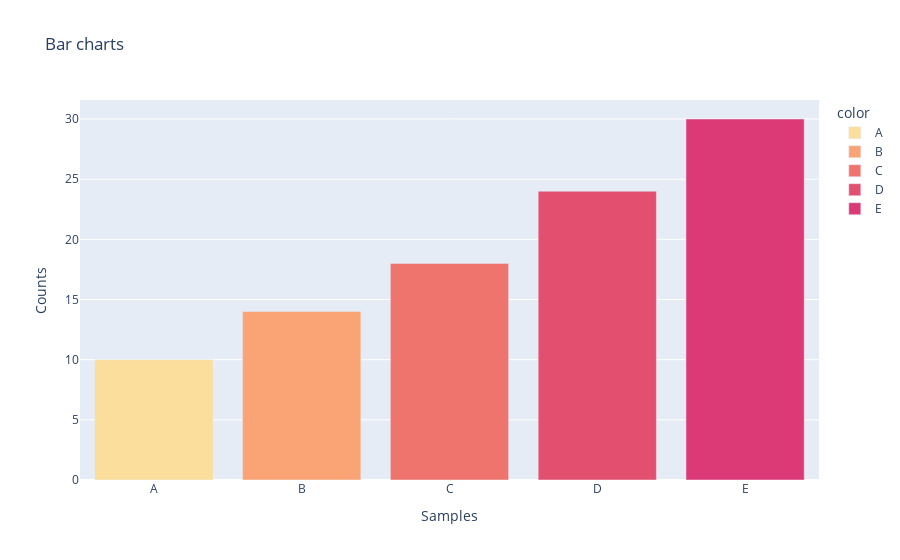

The cell this chart's notebook holds for it:
### Code cell
samples=['A','B','C','D','E']
counts=[10,14,18,24,30]
fig=px.bar(x=samples,y=counts,title='Bar charts',labels={'x':'Samples','y':'Counts'},color=['A','B','C','D','E'], color_discrete_sequence=px.colors.sequential.Sunsetdark)
fig.show()

### Figure 1 — Plotly figure (JSON) as saved in the notebook; plotly's stock layout.template omitted (floating-point values rounded to 4 significant figures)
{"data": [{"alignmentgroup": "True", "hovertemplate": "color=A<br>Samples=%{x}<br>Counts=%{y}<extra></extra>", "legendgroup": "A", "marker": {"color": "rgb(252, 222, 156)", "pattern": {"shape": ""}}, "name": "A", "offsetgroup": "A", "orientation": "v", "showlegend": true, "textposition": "auto", "type": "bar", "x": ["A"], "xaxis": "x", "y": [10], "yaxis": "y"}, {"alignmentgroup": "True", "hovertemplate": "color=B<br>Samples=%{x}<br>Counts=%{y}<extra></extra>", "legendgroup": "B", "marker": {"color": "rgb(250, 164, 118)", "pattern": {"shape": ""}}, "name": "B", "offsetgroup": "B", "orientation": "v", "showlegend": true, "textposition": "auto", "type": "bar", "x": ["B"], "xaxis": "x", "y": [14], "yaxis": "y"}, {"alignmentgroup": "True", "hovertemplate": "color=C<br>Samples=%{x}<br>Counts=%{y}<extra></extra>", "legendgroup": "C", "marker": {"color": "rgb(240, 116, 110)", "pattern": {"shape": ""}}, "name": "C", "offsetgroup": "C", "orientation": "v", "showlegend": true, "textposition": "auto", "type": "bar", "x": ["C"], "xaxis": "x", "y": [18], "yaxis": "y"}, {"alignmentgroup": "True", "hovertemplate": "color=D<br>Samples=%{x}<br>Counts=%{y}<extra></extra>", "legendgroup": "D", "marker": {"color": "rgb(227, 79, 111)", "pattern": {"shape": ""}}, "name": "D", "offsetgroup": "D", "orientation": "v", "showlegend": true, "textposition": "auto", "type": "bar", "x": ["D"], "xaxis": "x", "y": [24], "yaxis": "y"}, {"alignmentgroup": "True", "hovertemplate": "color=E<br>Samples=%{x}<br>Counts=%{y}<extra></extra>", "legendgroup": "E", "marker": {"color": "rgb(220, 57, 119)", "pattern": {"shape": ""}}, "name": "E", "offsetgroup": "E", "orientation": "v", "showlegend": true, "textposition": "auto", "type": "bar", "x": ["E"], "xaxis": "x", "y": [30], "yaxis": "y"}], "layout": {"barmode": "relative", "legend": {"title": {"text": "color"}, "tracegroupgap": 0}, "title": {"text": "Bar charts"}, "xaxis": {"anchor": "y", "domain": [0, 1], "title": {"text": "Samples"}}, "yaxis": {"anchor": "x", "domain": [0, 1], "title": {"text": "Counts"}}}}
